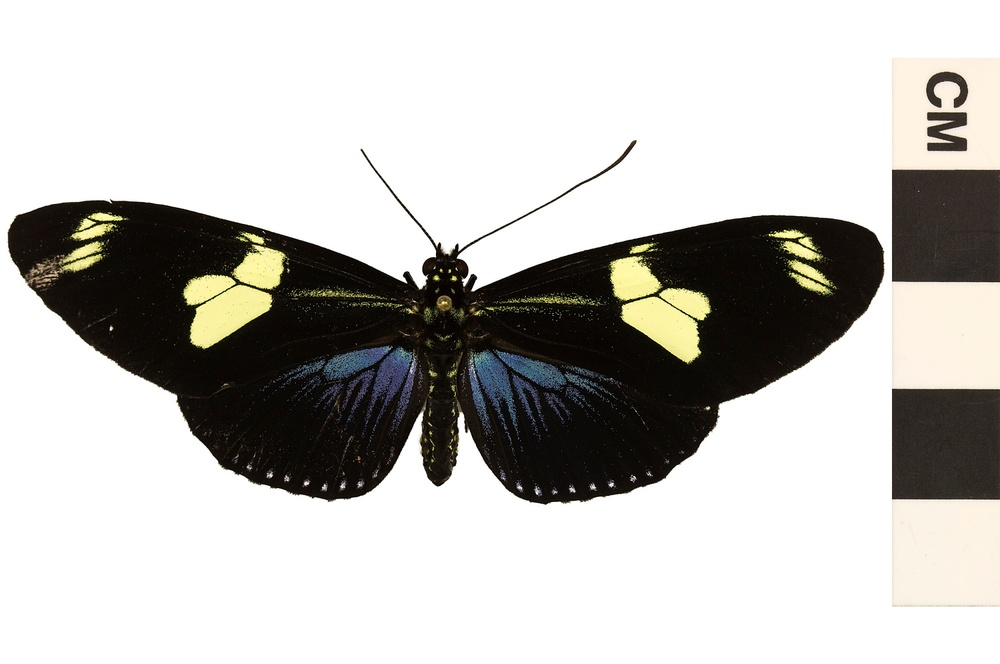
#> input picture eval3/prototype/src/butterfly.jpg, 1000 x 664 px, shrunk from 2000 x 1328 before the run
$ python test.py
#> lines starting #> are read from the running program, lines starting #| are printed output that depends on the picture
# %%
from skimage.feature import hog
from skimage import io, color
import matplotlib.pyplot as plt

# %%
# 1. Load and convert image
image = io.imread("butterfly.jpg")
#> image is the input picture: shape (664, 1000, 3); mean R, G, B 191.6, 190.1, 186.4
gray = color.rgb2gray(image)
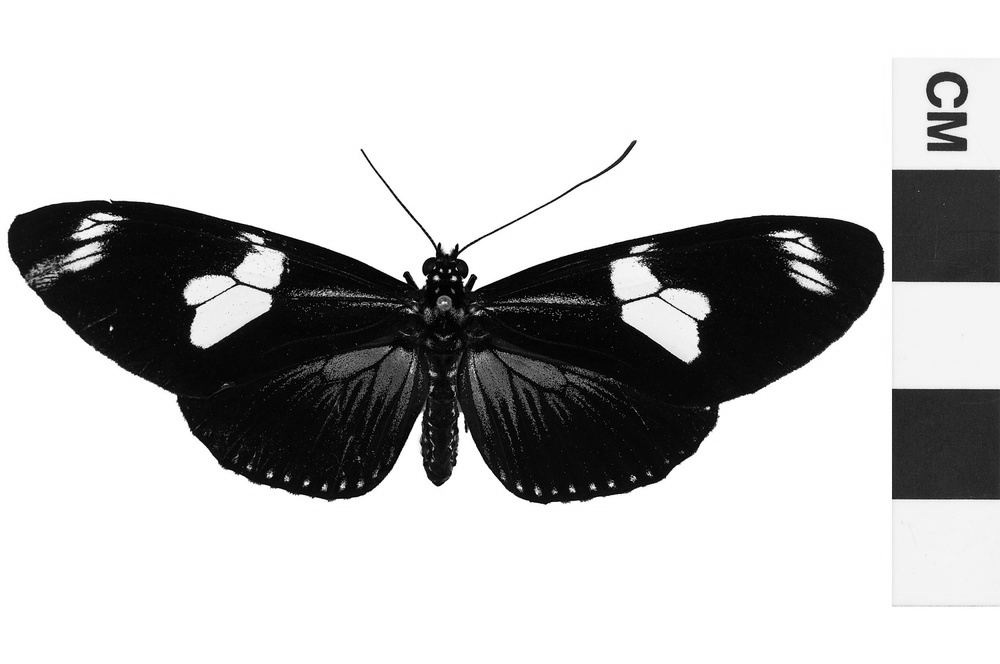
#> gray: shape (664, 1000) float64; min 0, max 1, mean 0.746

# %%
plt.imshow(gray, cmap='gray')
plt.show()

# %%
# 2. Extract HOG features
features, im = hog(
    gray, orientations=9, pixels_per_cell=(8, 8), cells_per_block=(2, 2), visualize=True
)
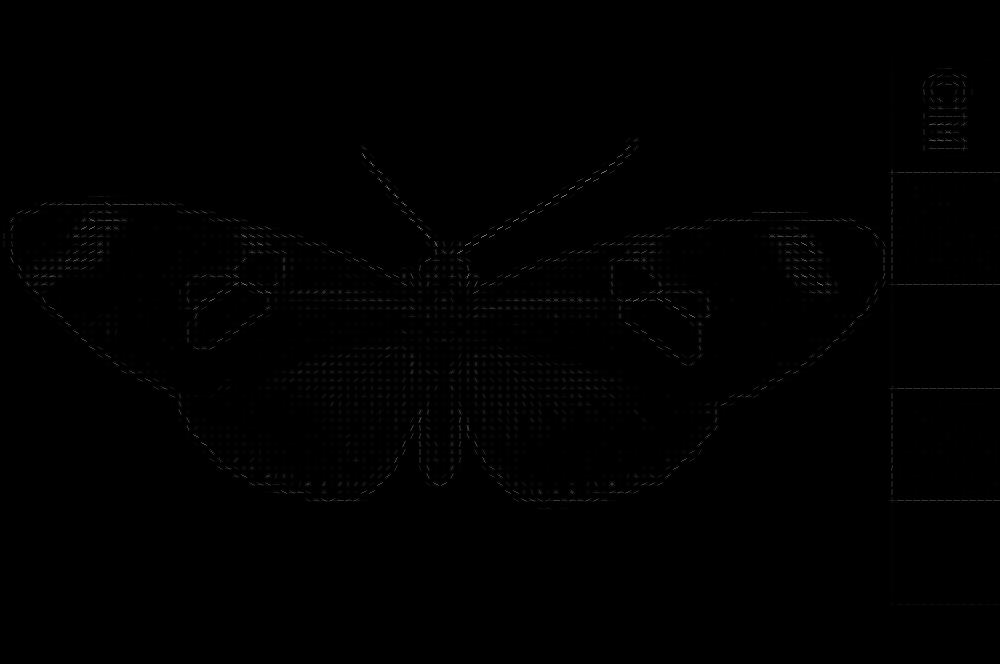
#> im: shape (664, 1000) float64; min 0, max 0.508, mean 0.003

# %%
print(len(features[features > 0]))
#| 139706
print(len(features))
#| 366048
plt.imshow(im)
plt.show()

# %% [markdown]
# 3. Train classifier (on many samples)
# clf = SVC(kernel='rbf')
# clf.fit(X_train_features, y_train_labels)

# %% [markdown]
# 4. Predict
# prediction = clf.predict([features])
